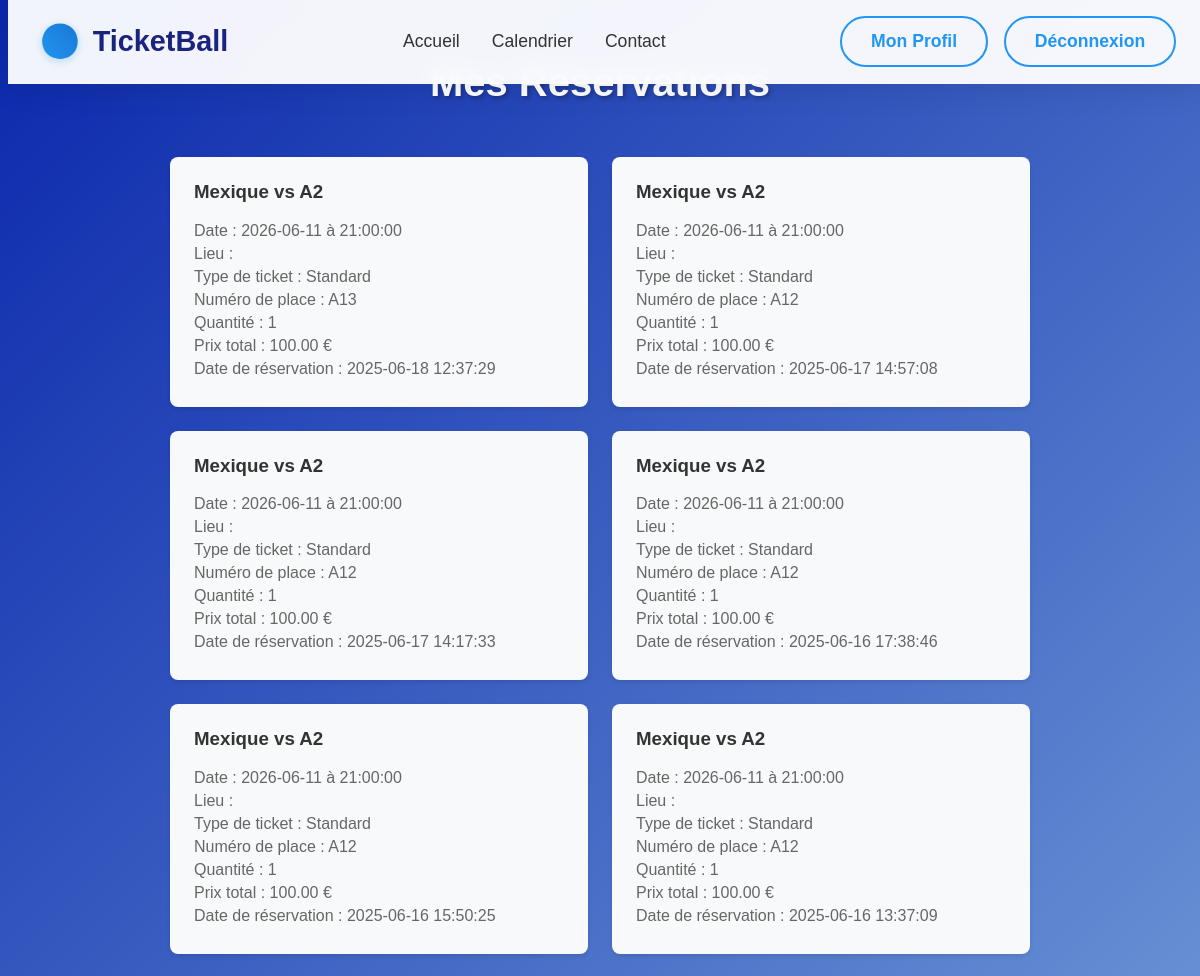
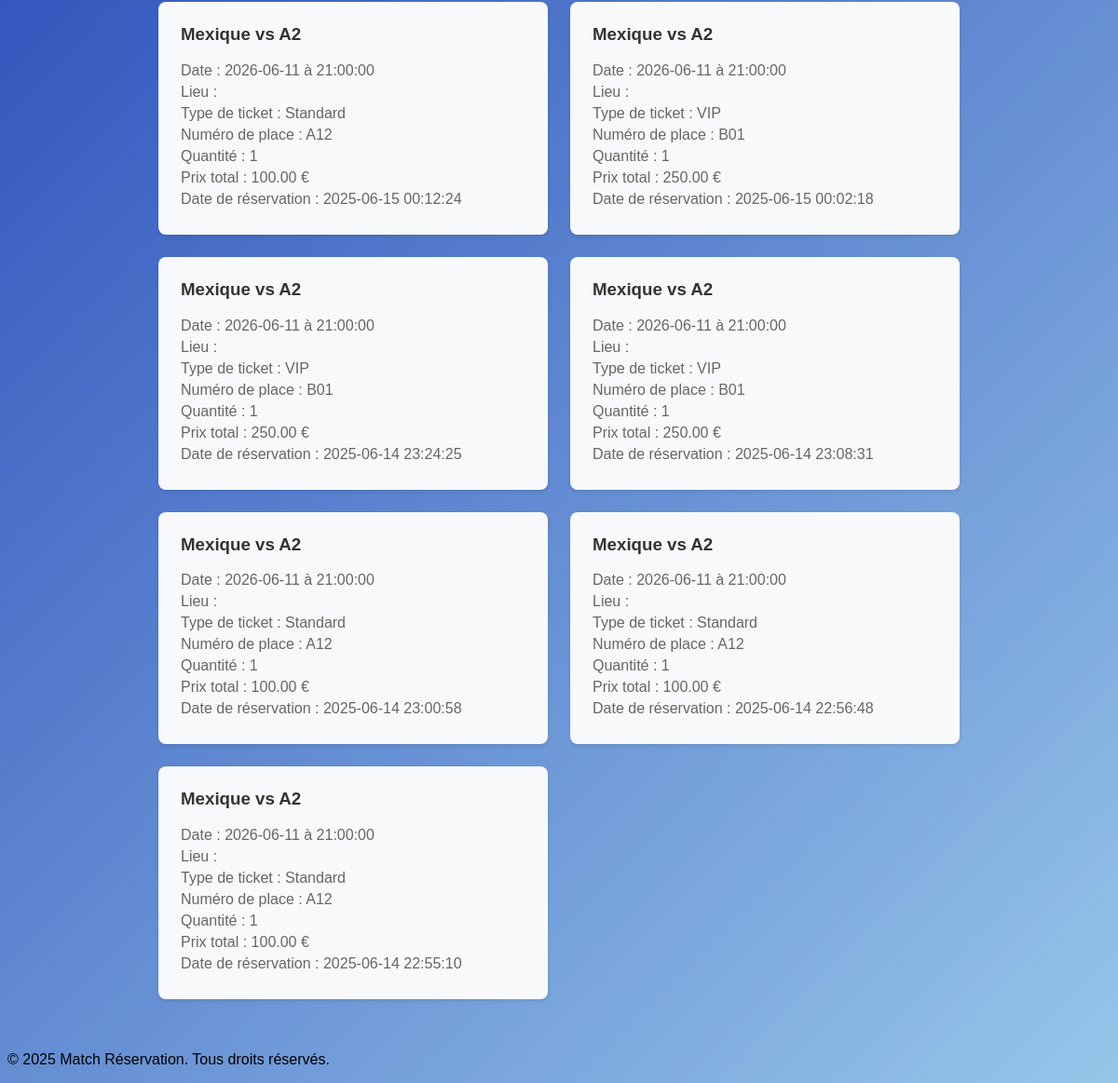
Screenshot of /mes_reservations.php (signed in) with the database file from the repository (2 pictures, top to bottom).
### tables this page shows
CREATE TABLE `reservations` (
  `id` int(11) NOT NULL,
  `utilisateur_id` int(11) NOT NULL,
  `ticket_id` int(11) NOT NULL,
  `quantite` int(11) NOT NULL DEFAULT 1,
  `prix_total` float NOT NULL,
  `date_reservation` timestamp NOT NULL DEFAULT current_timestamp()
);

CREATE TABLE `equipes` (
  `id` int(11) NOT NULL,
  `nom` varchar(100) NOT NULL,
  `groupe` varchar(2) NOT NULL
);

CREATE TABLE `matchs` (
  `id` int(11) NOT NULL,
  `date_match` date NOT NULL,
  `heure_match` time NOT NULL,
  `lieu` varchar(100) NOT NULL,
  `equipe1_id` int(11) DEFAULT NULL,
  `equipe2_id` int(11) DEFAULT NULL,
  `stade_id` int(11) DEFAULT NULL,
  `score_equipe1` int(11) DEFAULT NULL,
  `score_equipe2` int(11) DEFAULT NULL,
  `phase` varchar(100) DEFAULT NULL,
  `groupe` varchar(10) DEFAULT NULL,
  `categorie` varchar(100) DEFAULT 'Coupe du Monde 2026'
);

CREATE TABLE `tickets` (
  `id` int(11) NOT NULL,
  `match_id` int(11) NOT NULL,
  `type` varchar(50) NOT NULL,
  `prix_base` float NOT NULL,
  `entree` varchar(10) NOT NULL,
  `numero_place` varchar(20) NOT NULL,
  `description` text DEFAULT NULL
);

### mes_reservations.php (the view, shortened to what this page needs)
<?php
include 'config/config.php';
$stmt = $conn->prepare("
    SELECT r.*, t.type, t.prix_base, t.numero_place, e1.nom as equipe1, e2.nom as equipe2, m.date_match, m.heure_match, m.lieu
    FROM reservations r
    JOIN tickets t ON r.ticket_id = t.id
    JOIN matchs m ON t.match_id = m.id
    LEFT JOIN equipes e1 ON m.equipe1_id = e1.id
    LEFT JOIN equipes e2 ON m.equipe2_id = e2.id
    WHERE r.utilisateur_id = ?
    ORDER BY m.date_match DESC, m.heure_match DESC
");
$stmt->bind_param("i", $_SESSION['user_id']);
$stmt->execute();
$reservations = $stmt->get_result()->fetch_all(MYSQLI_ASSOC);
?>
<!DOCTYPE html>
<html lang="fr">
<head>
    <link rel="stylesheet" href="css/style.css">
    <link rel="stylesheet" href="css/header.css">
</head>
<body>
    <?php include 'includes/header.php'; ?>
    <main>
        <h1>Mes Réservations</h1>
        <?php if (empty($reservations)): ?>
            <p>Vous n'avez pas encore de réservations.</p>
        <?php else: ?>
            <div class="reservations-list">
                <?php foreach ($reservations as $reservation): ?>
                    <div class="reservation-card">
                        <h3><?= htmlspecialchars($reservation['equipe1']) ?> vs <?= htmlspecialchars($reservation['equipe2']) ?></h3>
                        <p>Date : <?= htmlspecialchars($reservation['date_match']) ?> à <?= htmlspecialchars($reservation['heure_match']) ?></p>
                        <p>Lieu : <?= htmlspecialchars($reservation['lieu']) ?></p>
                        <p>Type de ticket : <?= htmlspecialchars($reservation['type']) ?></p>
                        <p>Numéro de place : <?= htmlspecialchars($reservation['numero_place']) ?></p>
                        <p>Quantité : <?= htmlspecialchars($reservation['quantite']) ?></p>
                        <p>Prix total : <?= number_format($reservation['prix_base'] * $reservation['quantite'], 2) ?> €</p>
                        <p>Date de réservation : <?= htmlspecialchars($reservation['date_reservation']) ?></p>
                    </div>
                <?php endforeach; ?>
            </div>
        <?php endif; ?>
    </main>
    <?php include 'includes/footer.php'; ?>
</body>
</html>

### css/style.css (style rules this page uses)
body { font-family: Arial, sans-serif; padding: 0; background: linear-gradient(135deg, rgb(11, 40, 172) 0%, rgb(150, 198, 233) 100%); min-height: 100vh; overflow-x: hidden; }
main { padding: 20px; max-width: 900px; margin: auto; }
.reservations-list { display: grid; grid-template-columns: repeat(auto-fill, minmax(300px, 1fr)); gap: 20px; padding: 20px; }
.reservation-card { background: white; padding: 20px; border-radius: 8px; box-shadow: 0 2px 4px rgba(0,0,0,0.1); }
.reservation-card h3 { margin-top: 0; color: #333; }
.reservation-card p { margin: 5px 0; color: #666; }
.reservations-list { display: grid; gap: 1.5rem; }
.reservation-card { background: #f8f9fa; border-radius: 8px; padding: 1.5rem; transition: transform 0.2s; }
main h1 { color: white; text-align: center; font-size: 2.5rem; margin: 2rem 0; text-shadow: 2px 2px 4px rgba(0, 0, 0, 0.3); }

### rows the page displays
reservations: equipes.nom "Mexique", equipes.nom "A2", matchs.date_match "2026-06-11", matchs.heure_match "21:00:00", ticket.type "Standard", ticket.numero_place "A13", quantite "1", $reservation['prix_base'] * $reservation['quantite'] "100.00", date_reservation "2025-06-18 12:37:29"
reservations: equipes.nom "Mexique", equipes.nom "A2", matchs.date_match "2026-06-11", matchs.heure_match "21:00:00", ticket.type "Standard", ticket.numero_place "A12", quantite "1", $reservation['prix_base'] * $reservation['quantite'] "100.00", date_reservation "2025-06-17 14:57:08"
reservations: equipes.nom "Mexique", equipes.nom "A2", matchs.date_match "2026-06-11", matchs.heure_match "21:00:00", ticket.type "Standard", ticket.numero_place "A12", quantite "1", $reservation['prix_base'] * $reservation['quantite'] "100.00", date_reservation "2025-06-17 14:17:33"
reservations: equipes.nom "Mexique", equipes.nom "A2", matchs.date_match "2026-06-11", matchs.heure_match "21:00:00", ticket.type "Standard", ticket.numero_place "A12", quantite "1", $reservation['prix_base'] * $reservation['quantite'] "100.00", date_reservation "2025-06-16 17:38:46"
reservations: equipes.nom "Mexique", equipes.nom "A2", matchs.date_match "2026-06-11", matchs.heure_match "21:00:00", ticket.type "Standard", ticket.numero_place "A12", quantite "1", $reservation['prix_base'] * $reservation['quantite'] "100.00", date_reservation "2025-06-16 15:50:25"
reservations: equipes.nom "Mexique", equipes.nom "A2", matchs.date_match "2026-06-11", matchs.heure_match "21:00:00", ticket.type "Standard", ticket.numero_place "A12", quantite "1", $reservation['prix_base'] * $reservation['quantite'] "100.00", date_reservation "2025-06-16 13:37:09"
reservations: equipes.nom "Mexique", equipes.nom "A2", matchs.date_match "2026-06-11", matchs.heure_match "21:00:00", ticket.type "Standard", ticket.numero_place "A12", quantite "1", $reservation['prix_base'] * $reservation['quantite'] "100.00", date_reservation "2025-06-15 00:12:24"
reservations: equipes.nom "Mexique", equipes.nom "A2", matchs.date_match "2026-06-11", matchs.heure_match "21:00:00", ticket.type "VIP", ticket.numero_place "B01", quantite "1", $reservation['prix_base'] * $reservation['quantite'] "250.00", date_reservation "2025-06-15 00:02:18"
reservations: equipes.nom "Mexique", equipes.nom "A2", matchs.date_match "2026-06-11", matchs.heure_match "21:00:00", ticket.type "VIP", ticket.numero_place "B01", quantite "1", $reservation['prix_base'] * $reservation['quantite'] "250.00", date_reservation "2025-06-14 23:24:25"
reservations: equipes.nom "Mexique", equipes.nom "A2", matchs.date_match "2026-06-11", matchs.heure_match "21:00:00", ticket.type "VIP", ticket.numero_place "B01", quantite "1", $reservation['prix_base'] * $reservation['quantite'] "250.00", date_reservation "2025-06-14 23:08:31"
reservations: equipes.nom "Mexique", equipes.nom "A2", matchs.date_match "2026-06-11", matchs.heure_match "21:00:00", ticket.type "Standard", ticket.numero_place "A12", quantite "1", $reservation['prix_base'] * $reservation['quantite'] "100.00", date_reservation "2025-06-14 23:00:58"
reservations: equipes.nom "Mexique", equipes.nom "A2", matchs.date_match "2026-06-11", matchs.heure_match "21:00:00", ticket.type "Standard", ticket.numero_place "A12", quantite "1", $reservation['prix_base'] * $reservation['quantite'] "100.00", date_reservation "2025-06-14 22:56:48"
reservations: equipes.nom "Mexique", equipes.nom "A2", matchs.date_match "2026-06-11", matchs.heure_match "21:00:00", ticket.type "Standard", ticket.numero_place "A12", quantite "1", $reservation['prix_base'] * $reservation['quantite'] "100.00", date_reservation "2025-06-14 22:55:10"
